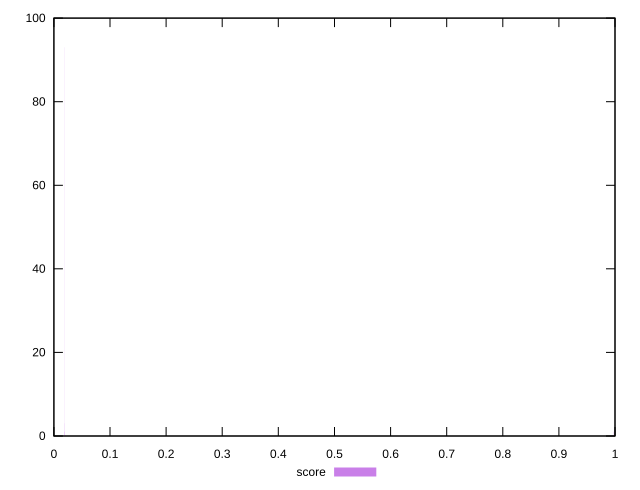

Here is the gnuplot script that generated this plot:
reset
set terminal svg size 640, 490
set output "reprap/total-byte-weight/samples/pages/score/histogram.svg"

$score <<EOF
0.996920411839704 1
0.01802927892757235 1
0.0180462983853391 93
0.9972040694691497 1
0.018034952080161266 1
0.01804062523275018 3
EOF

set key outside below
set boxwidth 0.000005673152588915152
set yrange [0:100]
set style fill transparent solid 0.5 noborder

plot \
  $score title "score" with boxes, \


reset
